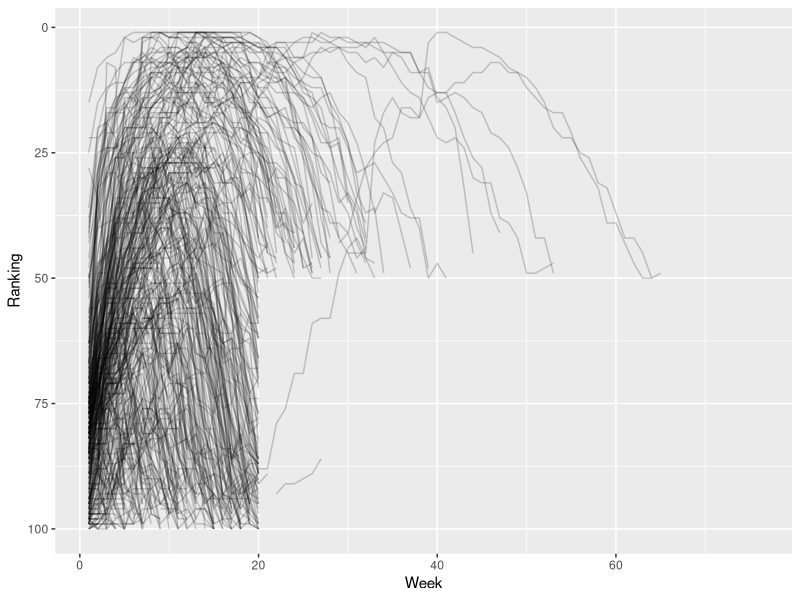

Generate this figure with R:
#
#
#
#
#
#
#
#
#
#| message: false
library(tidyverse)
#
#
#
billboard |>
  select(artist, track, date.entered, wk1:wk4)

billboard_long <- billboard |>
  pivot_longer(
    cols = starts_with("wk"),
    names_to = "week",
    names_prefix = "wk",
    values_to = "rank"
  ) |>
  mutate(week = as.integer(week))

ggplot(billboard_long, aes(x = week, y = rank, group = interaction(artist, track))) +
  geom_line(alpha = 0.2) +
  scale_y_reverse() +
  labs(x = "Week", y = "Ranking")
#
#
#
summary(billboard$date.entered)
#
#
#
ranking_columns <- c("wk1", "wk4", "wk10", "wk20", "wk40", "wk76")

billboard |>
  summarise(
    across(
      all_of(ranking_columns),
      list(missing = ~ sum(is.na(.x)), present = ~ sum(!is.na(.x))),
      .names = "{.col}_{.fn}"
    )
  ) |>
  pivot_longer(
    everything(),
    names_to = c("week", ".value"),
    names_sep = "_"
  )
#
#
#
rank_comparison <- billboard |>
  mutate(
    result = case_when(
      is.na(wk6) ~ "Missing by week 6",
      wk6 < wk1 ~ "Improved",
      wk6 == wk1 ~ "Stayed the same",
      wk6 > wk1 ~ "Got worse"
    )
  )

rank_comparison |>
  count(result, name = "songs")

median_change <- rank_comparison |>
  filter(!is.na(wk1), !is.na(wk6)) |>
  summarise(median_rank_change = median(wk1 - wk6))

median_change
#
#
#
billboard_long |>
  group_by(artist, track, date.entered) |>
  summarise(
    reentered = any(diff(which(!is.na(rank))) > 1),
    .groups = "drop"
  ) |>
  count(reentered, name = "songs")
#
#
#
song_summary <- billboard_long |>
  group_by(artist, track, date.entered) |>
  summarise(
    first_rank = first(rank, na_rm = TRUE),
    best_rank = min(rank, na.rm = TRUE),
    first_week_at_best = min(
      week[!is.na(rank) & rank == min(rank, na.rm = TRUE)]
    ),
    total_weeks = sum(!is.na(rank)),
    .groups = "drop"
  )

song_summary

notable_songs <- bind_rows(
  song_summary |>
    filter(best_rank == 1) |>
    slice_min(first_week_at_best, n = 1, with_ties = FALSE) |>
    mutate(notable = "Fastest to number one"),
  song_summary |>
    filter(best_rank == 1) |>
    slice_max(first_week_at_best, n = 1, with_ties = FALSE) |>
    mutate(notable = "Slowest to number one"),
  song_summary |>
    filter(best_rank <= 10) |>
    slice_max(total_weeks, n = 1, with_ties = FALSE) |>
    mutate(notable = "Longest top-10 chart run")
) |>
  select(notable, artist, track, best_rank, first_week_at_best, total_weeks)

notable_songs
#
#
#
#
